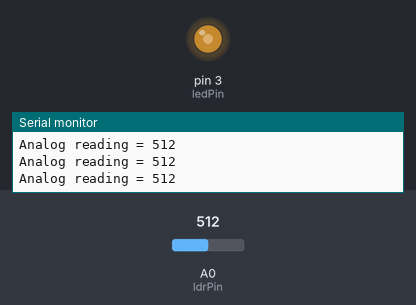
This sketch was run on a simulated Arduino Uno, built with avr-gcc and run on an emulated ATmega328P. On the bench: output pins drawn as LEDs (lit = HIGH), the last lines printed to the serial monitor. The inputs (shaded band) are chosen by the test bench; at power-on: A0 (ldrPin) = 512.

Above: at 1.2 s.
1.3 s: A0 (ldrPin) set to 306
At 1.9 s:
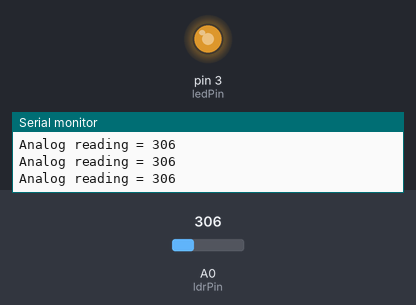
2.8 s: A0 (ldrPin) set to 122
At 3.3 s:
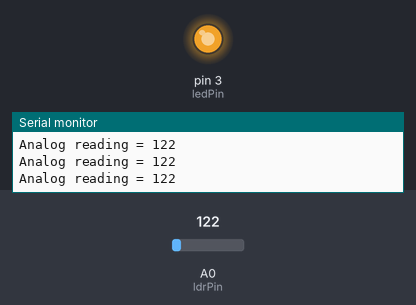
4.3 s: A0 (ldrPin) set to 900
At 4.7 s:
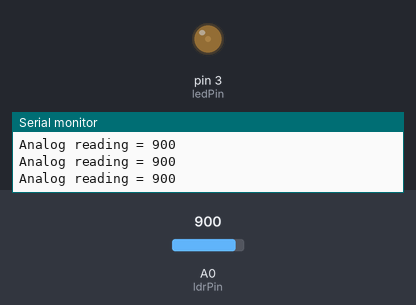
5.8 s: A0 (ldrPin) set to 1023
At 6.1 s:
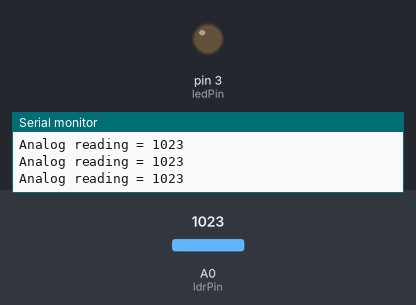
7.3 s: A0 (ldrPin) set to 511
At 8.7 s:
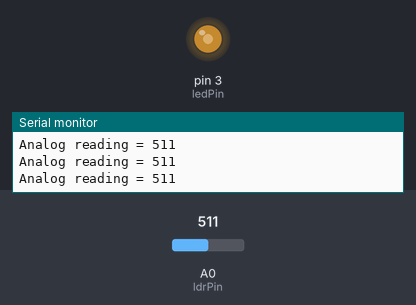
Timing chart, 0 to 9.8 s (numbered marks = the images above; inputs shaded):
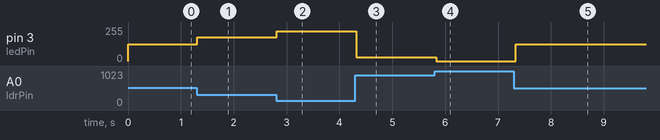

Measured:
- after the input at 1.3 s, pin 3 (ledPin): 127/255 → 178/255 at once
- after the input at 2.8 s, pin 3 (ledPin): 178/255 → 224/255 at once
- after the input at 4.3 s, pin 3 (ledPin): 224/255 → 30/255 at once
- after the input at 5.8 s, pin 3 (ledPin): 30/255 → 0/255 at once
- after the input at 7.3 s, pin 3 (ledPin): 0/255 → 127/255 at once

The sketch:

LEDandLDR.ino
```cpp
int ldrPin = A0;
int ldrReading = 0;
int ledPin = 3;
int ledBrightness = 0;

void setup() {
  pinMode(ldrPin, INPUT);
  pinMode(ledPin, OUTPUT);
  Serial.begin(9600);
}

void loop() {
  ldrReading = analogRead(ldrPin);
  Serial.print("Analog reading = ");
  Serial.println(ldrReading);
  //invert value so that LED gets dimmer, not brighter
  ldrReading = 1023 - ldrReading;
  //map 0-1023 to 0-255 range for analogWrite()
  ledBrightness = map(ldrReading, 0, 1023, 0, 255);
  analogWrite(ledPin, ledBrightness);

  delay(100);
}
```
